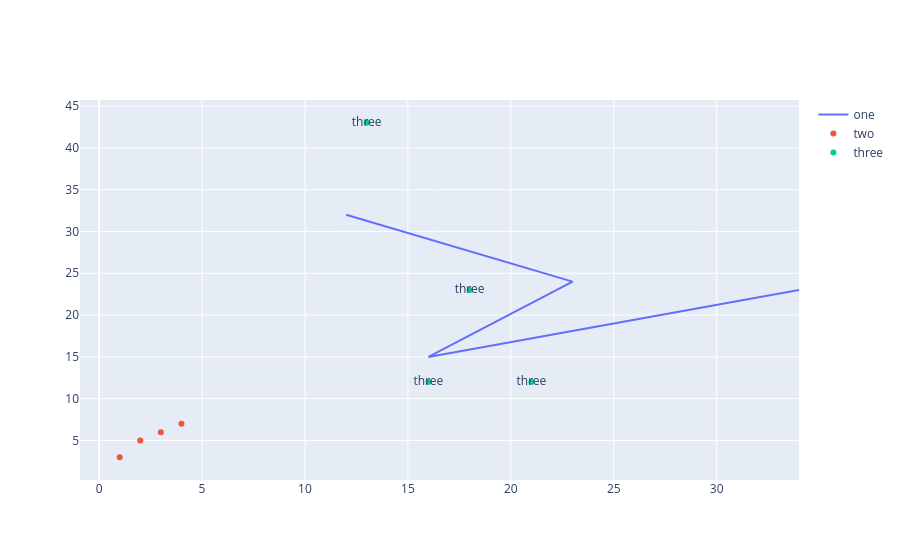

The code cell stored with this chart in its notebook:
### Code cell
x = [12,23,16,34]
y = [32,24,15,23]
trace1 = go.Scatter(x=x, y=y, mode="lines", name="one")
trace2 = go.Scatter(x=[1,2,3,4], y=[3,5,6,7], mode="markers", name="two")
trace3 = go.Scatter(x=[21,13,16,18], y=[12,43,12,23], mode="text+markers", name="three", text="three")
go.Figure(data = [trace1,trace2,trace3])

### Figure 1 — Plotly figure (JSON) as saved in the notebook; plotly's stock layout.template omitted (floating-point values rounded to 4 significant figures)
{"data": [{"mode": "lines", "name": "one", "type": "scatter", "x": [12, 23, 16, 34], "y": [32, 24, 15, 23]}, {"mode": "markers", "name": "two", "type": "scatter", "x": [1, 2, 3, 4], "y": [3, 5, 6, 7]}, {"mode": "text+markers", "name": "three", "text": "three", "type": "scatter", "x": [21, 13, 16, 18], "y": [12, 43, 12, 23]}], "layout": {}}
